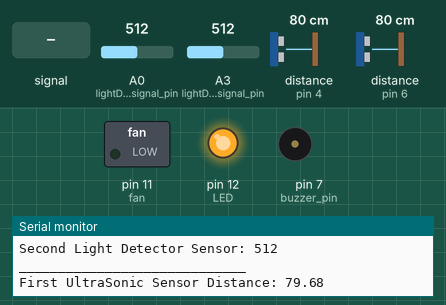
Simulated run of this sketch. Board: Arduino Uno, built with avr-gcc and run on an emulated ATmega328P. Shown: switched loads named in the sketch (green lamp = pin HIGH), output pins drawn as LEDs (lit = HIGH), buzzer (waves = sounding, pin HIGH), the last lines printed to the serial monitor. Wiring (inferred from the names in the program): 2 × ultrasonic range finder: trigger pin 3, echo pin 4 / trigger pin 5, echo pin 6. Dashed ring = blinking. The test bench sets the inputs (shaded band); at power-on: distance to the obstacle (sensors on pin 4, pin 6) 80 cm, A3 (lightDetector_left_signal_pin) = 512, A0 (lightDetector_right_signal_pin) = 512. The echo pulse lasts 58.3 µs per cm; pins used as bus, display or sensor lines are not drawn.

Above: at 1.2 s.
1.3 s: distance to the obstacle (sensor on pin 4) set to 18 cm
4.3 s: distance to the obstacle (sensor on pin 4) set to 13 cm
At 5.3 s:
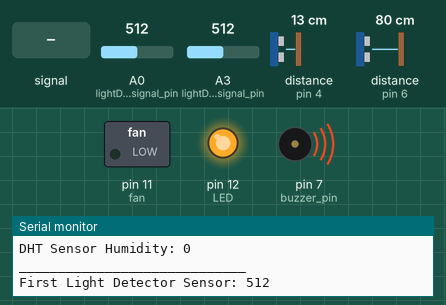
6.0 s: A0 (lightDetector_right_signal_pin) fed a 200 Hz sine of ±460 counts around its level
9.0 s: A3 (lightDetector_left_signal_pin) set to 165
12.0 s: A3 (lightDetector_left_signal_pin) set to 138
At 13.1 s:
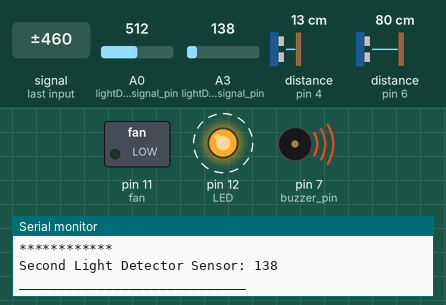
15.0 s: distance to the obstacle (sensor on pin 4) set to 35 cm
At 15.98 s:
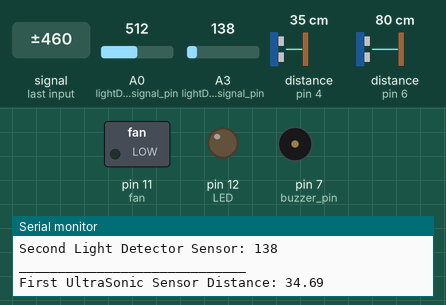
Timing chart, 0 to 18.6 s (numbered marks = the images above; inputs shaded):
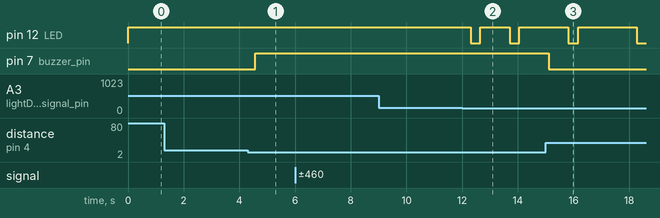

Measured:
- the behaviour switches between 16 and 15 cm on distance to the obstacle (sensor on pin 4) (found by bisection; images 0 and 1)
- the behaviour switches between 151 and 150 on A3 (lightDetector_left_signal_pin) (found by bisection; images 1 and 2)
- after the input at 4.3 s, pin 7 (buzzer_pin): LOW → HIGH after 0.27 s
- after the input at 12.0 s, pin 12 (LED): alternates HIGH for 1.1 s and LOW for 0.35 s, starting after 0.30 s
- after the input at 15.0 s, pin 7 (buzzer_pin): HIGH → LOW after 0.11 s

The sketch:

SmartFarm.ino
```cpp
// Include the DHT sensor library
#include <dht.h>

// Create an instance of the DHT sensor
dht DHT;

// Define the pin connected to the DHT11 sensor
const int DHT11_signal_pin = 2;

// Define the pins connected to the front ultrasonic sensor
const int ultraSonic_front_trig_pin = 3;
const int ultraSonic_front_echo_pin = 4;

// Define the pins connected to the left ultrasonic sensor
const int ultraSonic_left_trig_pin = 5;
const int ultraSonic_left_echo_pin = 6;

// Define the pins connected to the right and left light detectors
const int lightDetector_right_signal_pin = A0;
const int lightDetector_left_signal_pin = A3;

// Define the pin connected to the buzzer
const int buzzer_pin = 7;

// Define the pin connected to the fan
const int fan = 11;

// Define the pin connected to the LED
const int LED = 12;

// Function to read data from the DHT sensor
int* DHT_function(const int DHT_pin) {
  // Static array to hold humidity and temperature values
  static int DHT_sensor_outputput[2];

  // Read humidity and temperature from the DHT sensor
  DHT_sensor_outputput[0] = DHT.humidity;
  DHT_sensor_outputput[1] = DHT.temperature;

  // Return the array
  return DHT_sensor_outputput;
}

// Function to read data from the ultrasonic sensor
float ultra_sonic_function(int trigPin, int echoPin) {
  // Variables to hold duration and distance values
  static float duration, distance;

  // Send a short pulse to trigger the sensor
  digitalWrite(trigPin, LOW);
  delayMicroseconds(2);
  digitalWrite(trigPin, HIGH);
  delayMicroseconds(10);
  digitalWrite(trigPin, LOW);

  // Read the time for the echo
  duration = pulseIn(echoPin, HIGH);

  // Calculate the distance
  distance = (duration * .0343) / 2;

  // Return the distance
  return distance;
}

// Function to read data from the light detector
int LDR_function(int LDR_pin) { return analogRead(LDR_pin); }

// Setup function
void setup() {
  // Set the pin modes for the ultrasonic sensors, buzzer, fan, and LED
  pinMode(ultraSonic_front_trig_pin, OUTPUT);
  pinMode(ultraSonic_front_echo_pin, INPUT);
  pinMode(ultraSonic_left_trig_pin, OUTPUT);
  pinMode(ultraSonic_left_echo_pin, INPUT);
  pinMode(buzzer_pin, OUTPUT);
  pinMode(fan, OUTPUT);
  pinMode(LED, OUTPUT);

  // Start the serial communication
  Serial.begin(9600);
}

// Main loop function
void loop() {
  // Variables to hold sensor outputs
  float front_ultrasonic_output = 0;
  float left_ultrasonic_output = 0;
  int* DHT_sensor_output;

  // Read data from the DHT sensor
  DHT_sensor_output = DHT_function(DHT11_signal_pin);

  // If the temperature is greater than 10, turn on the fan
  if (DHT_sensor_output[1] > 10) {
    digitalWrite(fan, HIGH);
  }

  // Read data from the front and left ultrasonic sensors
  front_ultrasonic_output = ultra_sonic_function(ultraSonic_front_trig_pin,
                                                 ultraSonic_front_echo_pin);
  left_ultrasonic_output =
      ultra_sonic_function(ultraSonic_left_trig_pin, ultraSonic_left_echo_pin);

  // If any of the ultrasonic sensors detect an object closer than 15 units,
  // turn on the buzzer
  if (front_ultrasonic_output <= 15 || left_ultrasonic_output <= 15) {
    digitalWrite(buzzer_pin, HIGH);
  } else {
    digitalWrite(buzzer_pin, LOW);
  }

  // Read data from the right and left light detectors
  int right_LDR_output = LDR_function(lightDetector_right_signal_pin);
  int left_LDR_output = LDR_function(lightDetector_left_signal_pin);

  // If any of the light detectors detect a light intensity greater than 150,
  // turn on the LED
  if (right_LDR_output > 150 || left_LDR_output > 150) {
    digitalWrite(LED, HIGH);
  } else {
    digitalWrite(LED, LOW);
  }

  // Print the sensor data to the serial monitor
  Serial.print("First Light Detector Sensor: ");
  Serial.println(right_LDR_output);
  Serial.println("************");
  Serial.print("Second Light Detector Sensor: ");
  Serial.println(left_LDR_output);
  Serial.println("_____________________________");
  Serial.print("First UltraSonic Sensor Distance: ");
  Serial.println(front_ultrasonic_output);
  Serial.println("************");
  Serial.print("Second UltraSonic Sensor Distance: ");
  Serial.println(left_ultrasonic_output);
  Serial.println("_____________________________");
  Serial.print("DHT Sensor Temperature: ");
  Serial.println(DHT_sensor_output[1]);
  Serial.println("************");
  Serial.print("DHT Sensor Humidity: ");
  Serial.println(DHT_sensor_output[0]);
  Serial.println("_____________________________");

  // Delay for a short period before the next loop
  delay(50);
}
```
